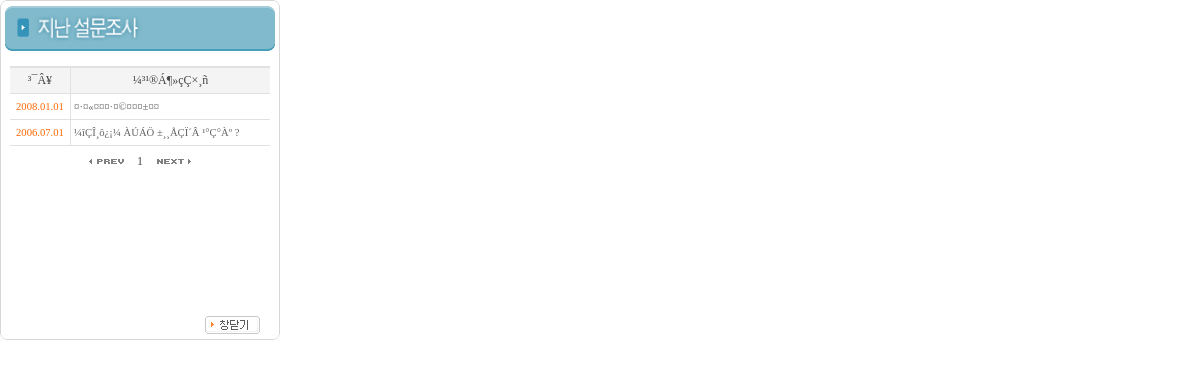
The app's page /poll_last.php with its own data.
### tables this page shows
CREATE TABLE `poll` (
  `idx` int(11) NOT NULL auto_increment,
  `sday` varchar(10) default NULL,
  `eday` varchar(10) default NULL,
  `title` varchar(100) default NULL,
  `answer` text,
  `bPlu` int(11) default '1',
  `reCan` tinyint(4) default '1',
  `answer_num` varchar(100) default NULL,
  `total_num` int(11) default '0',
  `gubun` char(1) NOT NULL default 'M',
  PRIMARY KEY  (`idx`)
) TYPE=MyISAM;

CREATE TABLE `design` (
  `idx` int(11) NOT NULL auto_increment,
  `mainAlign` varchar(10) default NULL,
  `mainLogoImg` varchar(40) default NULL,
  `mainLogoImg_type` tinyint(4) default NULL,
  `mainMenuImg1` varchar(40) default NULL,
  `mainMenuImg2` varchar(40) default NULL,
  `mainMenuImg3` varchar(40) default NULL,
  `mainMenuImg4` varchar(40) default NULL,
  `mainMenuImg5` varchar(40) default NULL,
  `mainMenuImg6` varchar(40) default NULL,
  `mainMenuImg7` varchar(40) default NULL,
  `mainMenuImg8` varchar(40) default NULL,
  `mainMenuImg9` varchar(40) default NULL,
  `mainMenuImg10` varchar(40) default NULL,
  `mainMenuImg11` varchar(40) default NULL,
  `mainMenuImg12` varchar(40) default NULL,
  `noticeTitleImg` varchar(40) default NULL,
  `mainTitleImg` varchar(40) default NULL,
  `mainTitleImg_bhtml` tinyint(4) default '0',
  `mainTitleImg_content` text,
  `mainTitleImg_type` tinyint(4) default NULL,
  `mainGoodsSearchTitle` varchar(40) default NULL,
  `mainGoodsSearchButton` varchar(40) default NULL,
  `mainMaxcateH` int(11) default NULL,
  `mainbMaxcateT` tinyint(4) default '1',
  `mainCategoryTitle` varchar(40) default NULL,
  `mainNewGoodsTitle` varchar(40) default NULL,
  `mainNewGoodsList` int(11) default NULL,
  `mainBestApp` tinyint(4) default '1',
  `mainBestGoodsTitle` varchar(40) default NULL,
  `mainBestGoodsW` tinyint(4) default '4',
  `mainBestGoodsH` tinyint(4) default '1',
  `mainBestContent` text,
  `mainHitApp` tinyint(4) default '1',
  `mainHitGoodsTitle` varchar(40) default NULL,
  `mainHitGoodsW` tinyint(4) default '4',
  `mainHitGoodsH` tinyint(4) default '1',
  `mainHitContent` text,
  `bPoll` tinyint(4) default '1',
  `mainPollTitle` varchar(40) default NULL,
  `mainPollWrite` varchar(40) default NULL,
  `mainPollResult` varchar(40) default NULL,
  `copyBC` varchar(10) default NULL,
  `copyTC` varchar(10) default NULL,
  `mainBestGoodsIW` smallint(6) default NULL,
  `mainBestGoodsIH` smallint(6) default NULL,
  `mainHitGoodsIW` smallint(6) default NULL,
  `mainHitGoodsIH` smallint(6) default NULL,
  `mainGoodsSearchButton2` varchar(40) default NULL,
  `mainFavorite` varchar(40) default NULL,
  `bGongu` tinyint(4) default '1',
  `bmainTopMenu` tinyint(4) default NULL,
  `bSubMiddleBanner` tinyint(4) default '1',
  `mainnSubTitle2` varchar(40) default NULL,
  `bUnder` tinyint(4) default NULL,
  `startday` date default NULL,
  `endday` date default NULL,
  `underImg` varchar(20) default NULL,
  `bmainCategoryTitle` tinyint(4) default '0',
  `mainnSubTitle2_url` varchar(60) default NULL,
  `css` text,
  `mainScrollHeight` smallint(6) default NULL,
  `mainScrollSpeed` smallint(6) default NULL,
  `mainScrollWait` smallint(6) default NULL,
  `design_b_layout` tinyint(4) NOT NULL default '1',
  `mainCenter1_use` enum('y','n') NOT NULL default 'n',
  `mainCenter2_use` enum('y','n') NOT NULL default 'n',
  `mainCenter3_use` enum('y','n') NOT NULL default 'n',
  `mainCenter1_cols` tinyint(4) NOT NULL default '1',
  `mainCenter2_cols` tinyint(4) NOT NULL default '1',
  `mainCenter3_cols` tinyint(4) NOT NULL default '1',
  `bwinguse` enum('y','n') NOT NULL default 'n',
  `bScrollUse` enum('y','n') NOT NULL default 'n',
  `mainHitColsChange` enum('y','n') NOT NULL default 'n',
  `mainHitColsChangeValue` varchar(50) default NULL,
  `mainBestColsChange` enum('y','n') NOT NULL default 'n',
  `mainBestColsChangeValue` varchar(50) default NULL,
  `designBwait` tinyint(4) NOT NULL default '4',
  `mainnSubTitle2_target` varchar(10) default NULL,
  `maincommunityTitleImg` varchar(40) default NULL,
  `maincommunityTitleImg_type` tinyint(4) default NULL,
  `community_content` longtext,
  `community_type` tinyint(4) NOT NULL default '0',
  `community_cols` tinyint(4) NOT NULL default '3',
  `bcomm_main` enum('y','n') NOT NULL default 'n',
  `bcomm_main_type` tinyint(4) NOT NULL default '1',
  `LoginIdBtn` varchar(40) default NULL,
  `LoginPwBtn` varchar(40) default NULL,
  `LoginBtn` varchar(40) default NULL,
  `JoinBtn` varchar(40) default NULL,
  `IdlossBtn` varchar(40) default NULL,
  `LogoutBtn` varchar(40) default NULL,
  `EditBtn` varchar(40) default NULL,
  `bLoginShow` enum('y','n') NOT NULL default 'n',
  `bNoticeLeft` enum('y','n') NOT NULL default 'n',
  `login_bgcolor` varchar(10) default NULL,
  `topSkin` tinyint(4) NOT NULL default '1',
  `wing_width` smallint(6) NOT NULL default '50',
  `copyLogo` varchar(40) NOT NULL default '',
  `today_view` enum('y','n') default 'y',
  `bLeftCategory` enum('y','n') default 'n',
  `new_content` longtext,
  `new_type` tinyint(4) NOT NULL default '0',
  `new_img_width` smallint(6) NOT NULL default '100',
  `new_img_height` smallint(6) NOT NULL default '100',
  `new_img_select` varchar(5) NOT NULL default 'img1',
  `new_cols` tinyint(4) NOT NULL default '4',
  `mainnewTitleImg` varchar(255) NOT NULL default '',
  `mainnewTitleImg_type` tinyint(4) NOT NULL default '0',
  `mainFreeTitle` varchar(100) NOT NULL default '',
  `bmainFreeTitle` enum('y','n') NOT NULL default 'y',
  `mainFreeGoodsList` smallint(6) NOT NULL default '0',
  PRIMARY KEY  (`idx`)
) TYPE=MyISAM;

### lib/config.php (called while the page is built, shortened)
<?
if(!defined("__INCLUDE_CONFIG_PHP"))
{
	require_once "db_conn.php";
	$MySQL = new MySQL();
}
?>

### lib/function.php (called while the page is built, shortened)
<?
function Encode64($data)
{
	return user_urlencode(($data));
}
function user_urlencode($str)
{
	return urlencode($str);
}
function user_urldecode($str)
{
	return urldecode($str);
}
function Decode64($sending_data)
{
	$sending_data = user_urldecode($sending_data);
	$vars = explode("&",(str_replace("||","",$sending_data)));
	$vars_num = count($vars);
	for($i=0; $i<$vars_num; $i++)
	{
		$elements = explode("=",$vars[$i]);
		$var[$elements[0]] = $elements[1];
	}
	return $var;
}
?>

### lib/db_conn.php (called while the page is built, shortened)
<?
class MySQL
{
	function query($query)
	{
		$this->result_set = @mysql_query($query);
		return $this->result_set;
	}
	function fetch_array($query)
	{
		$this->result_set = $this->query($query);
		$r =  @mysql_fetch_array($this->result_set);
		return $r;
	}
}
?>

### poll_last.php (the view, shortened to what this page needs)
<?
include "lib/config.php";
include "lib/function.php";
if(!defined(__DESIGN_ROW))
{
	$design=$MySQL->fetch_array("select *from design limit 0,1");
}
?>
<html>
<head>
</head>
<body bgcolor="#FFFFFF" topmargin='10' leftmargin='10' text='464646' marginwidth="0" marginheight="0">
<table width="280" border='0' cellpadding='0' cellspacing='0'>
	<tr>
		<td width='4'><img src='image/sub/table_tleft.gif'></td>
		<td width='272' background='image/sub/table_tbg.gif'></td>
		<td width='4'><img src='image/sub/table_tright.gif'></td>
	</tr>
	<tr>
		<td background='image/sub/idsearch_bg.gif' colspan='3' align='center'><img src="image/index/poll_last.gif" width="270" height="45">
			<table width="260" border="0" cellspacing="0" cellpadding="0">
				<tr valign="top">
					<td valign="top">
						<table width="260" border="0" cellspacing="0" cellpadding="0" height="265" valign="top" align='center'>
							<tr>
								<td valign="top"><br>
									<table width="260" border="0" cellspacing="0" cellpadding="0" valign="top">
										<tr>
											<td colspan='3' bgcolor='e1e1e1' height='2'></td>
										</tr>
										<tr height='25' bgcolor='f4f4f4' align='center'>
											<td width="50">³¯Â¥</td>
											<td width='160'>¼³¹®Á¶»çÇ×¸ñ</td>
										</tr>
										<tr>
											<td colspan='3' bgcolor='e1e1e1' height='1'></td>
										</tr><?
									$data=Decode64($data);
									$pagecnt=$data[pagecnt];
									$letter_no=$data[letter_no];
									$offset=$data[offset];
									$today = date("Ymd");
									$numresults=$MySQL->query("select idx from poll where sday <$today");
									$numrows=mysql_num_rows($numresults);
									$LIMIT		=7;
									$PAGEBLOCK	=10;
									if($pagecnt==""){$pagecnt=0;}
									if(!$offset){$offset=$pagecnt*$LIMIT*$PAGEBLOCK;}
									if(!$letter_no){$letter_no=$numrows;}
									$bbs_qry = "select * from poll where sday <$today order by sday desc limit $offset,$LIMIT";
									$bbs_result=$MySQL->query($bbs_qry);
									$s_letter=$letter_no;
									while($poll_row=mysql_fetch_array($bbs_result))
									{
										$encode_str = "idx=".$poll_row[idx]."&pagecnt=".$pagecnt."&letter_no=".$s_letter."&offset=".$offset;
										$data=Encode64($encode_str);
										$pollPeriod = substr($poll_row[eday],0,4).".". substr($poll_row[eday],4,2).".". substr($poll_row[eday],6,2);
										?>
										<tr>
											<td width="50" height='25' align='center'><font color="#FF6600" class='stext'><?=$pollPeriod?></font></td>
											<td width='160' style='padding:3 3 3 3'><a href="poll_new.php?data=<?=$data?>"><font class='stext'><?=$poll_row[title]?></font></a></td>
										</tr>
										<tr>
											<td colspan='3' bgcolor='e1e1e1' height='1'></td>
										</tr><?
									}
									include "lib/class.php";
									$Obj=new CList("poll_last.php",$pagecnt,$offset,$numrows,$PAGEBLOCK,$LIMIT,"","","");
									?>
										<tr>
											<td colspan="3" height="30" align="center"><?$Obj->putList(true,"<img src='image/board/btn_prev.gif'>","<img src='image/board/btn_next.gif'>");?></td>
										</tr>
									</table>
								</td>
							</tr>
						</table>
					</td>
				</tr>
				<tr>
					<td align='right' style='padding:0 10 0 0'><a href='javascript:window.close(); opener.location.reload();'><img src="image/icon/close.gif" border="0"></a></td>
				</tr>
			</table>
		</td>
	</tr>
	<tr>
		<td><img src='image/sub/table_bleft.gif'></td>
		<td background='image/sub/table_bbg.gif'></td>
		<td><img src='image/sub/table_bright.gif'></td>
	</tr>
</table>
</body>
</html>

### lib/class.php (shortened to what this page needs)
<?
class CList
{
	var $g_pageName;
	var $g_pageCnt;
	var $g_offset;
	var $g_numRows;
	var $g_pageBlock;
	var $g_limit;
	var $g_search;
	var $g_searchstring;
	var $g_option;
	var $g_pniView;
	var $g_pIcon;
	var $g_nIcon;
	function CList($pagename, $pagecnt, $offset, $numrows, $pageblock, $limit, $search, $searchstring, $option)
	{
		$this->g_pageName		= $pagename;
		$this->g_pageCnt		= $pagecnt;
		$this->g_offset			= $offset;
		$this->g_numRows		= $numrows;
		$this->g_pageBlock		= $pageblock;
		$this->g_limit			= $limit;
		$this->g_search			= $search;
		$this->g_searchstring	= $searchstring;
		$this->g_option			= $option;
	}
	function putList($pniView,$pre_icon,$next_icon)
	{
		$this->g_pniView=$pniView;
		if(empty($pre_icon))	$this->g_pIcon="¢·";
		else					$this->g_pIcon=$pre_icon;
		if(empty($next_icon))	$this->g_nIcon="¢¹";
		else					$this->g_nIcon=$next_icon;
	}
	function pniPrint()
	{
		if($this->g_pageCnt>0)
		{
			$prepage = $this->g_pageCnt-1;
			$pre_letter_no = $this->g_numRows-($this->g_pageCnt-1)*($this->g_pageBlock*$this->g_limit);
			$data = Encode64("pagecnt=".$prepage."&letter_no=".$pre_letter_no."&search=".$this->g_search."&searchstring=".$this->g_searchstring);
			$pre_str = "<a href='".$this->g_pageName."?data=".$data;
			if(!empty($this->g_option))
				$pre_str.= "&".$this->g_option;
			$pre_str.= "'>".$this->g_pIcon."</a>&nbsp;&nbsp;&nbsp;";
			echo "$pre_str";
		}
		else
		{
			if($this->g_pniView)
				$empty_pre_str = $this->g_pIcon."&nbsp;&nbsp;&nbsp;";
			else
				$empty_pre_str = "&nbsp;&nbsp;&nbsp;";
			echo "$empty_pre_str";
		}
		$chekpage = intval($this->g_numRows/($this->g_limit*$this->g_pageBlock));
		if($chekpage==$this->g_pageCnt)
		{
			$pCnt = (intval($this->g_numRows/$this->g_limit)%$this->g_pageBlock)+1;
		}
		else
		{
			$pCnt = $this->g_pageBlock;
		}
		$l = 0;
		while($l<$pCnt)
		{
			$loffset = $l*($this->g_limit)+($this->g_pageCnt*$this->g_limit*$this->g_pageBlock);
			$lnum = $l + (($this->g_pageCnt)*$this->g_pageBlock) + 1;
			$cu_letter_no = $this->g_numRows-(($lnum-1)*$this->g_limit);
			$en_str = "offset=".$loffset."&letter_no=".$cu_letter_no."&pagecnt=".$this->g_pageCnt;
			$en_str.= "&search=".$this->g_search."&searchstring=".$this->g_searchstring;
			$data = Encode64($en_str);
			if($lnum==(($this->g_offset/$this->g_limit)+1))
			{
				echo " $lnum ";
			}
			else
			{
				$mid_str = "<a href='".$this->g_pageName."?data=".$data;
				if(!empty($this->g_option))
					$mid_str.= "&".$this->g_option;
				$mid_str.= "'>[".$lnum."]</a>";
				echo "$mid_str";
			}
			$l++;
		}
		if($this->g_pageCnt!=$chekpage)
		{
			echo "&nbsp;&nbsp;&nbsp; ";
			$newpagecnt = $this->g_pageCnt+1;
			$newt = $cu_letter_no-$this->g_limit;
			$data = Encode64("pagecnt=".$newpagecnt."&letter_no=".$newt."&search=".$this->g_search."&searchstring=".$this->g_searchstring);
			$next_str = "<a href='".$this->g_pageName."?data=".$data;
			if(!empty($this->g_option))
				$next_str.= "&".$this->g_option;
			$next_str.= "'>".$this->g_nIcon."</a>";
			echo $next_str;
		}
		else
		{
			if($this->g_pniView)
				echo "&nbsp;&nbsp;&nbsp;".$this->g_nIcon;
			else
				echo "&nbsp;&nbsp;&nbsp;";
		}
	}
}
?>

### records on screen
poll: eday "2008.01.01", title "¤·¤«¤¤¤·¤©¤¤¤±¤¤"
poll: eday "2006.07.01", title "¼îÇÎ¸ô¿¡¼­ ÀÚÁÖ ±¸¸ÅÇÏ´Â ¹°Ç°Àº ?"
design: mainScrollSpeed "1"
